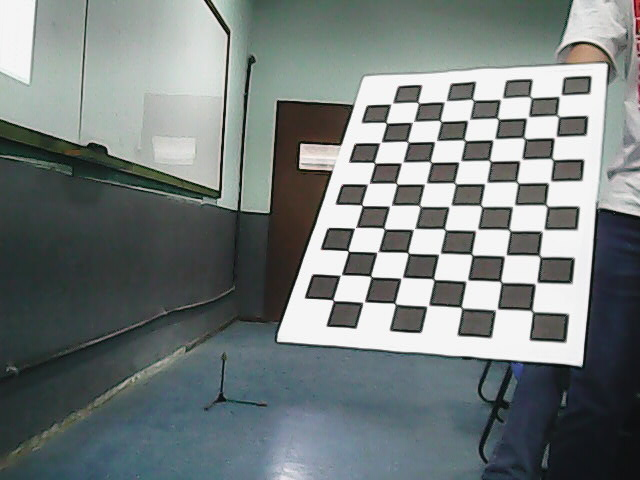
#> input picture materials/Material 07/my_photo-11.jpg, 640 x 480 px; its folder holds only this picture in this run
$ python pose_estimation.py
#> lines starting #> are read from the running program, lines starting #| are printed output that depends on the picture
# -*- coding: utf-8 -*-
"""pose_estimation.ipynb

Automatically generated by Colaboratory.

Original file is located at
    https://colab.research.google.com/drive/1MLdeRsj2uVRjwQrREPiXRFKXlRfIqQqg

<a href="https://colab.research.google.com/github/labviros/computer-vision-topics/blob/master/lesson07-pose_estimation_after_calibration/pose_estimation.ipynb" target="_parent"><img src="https://colab.research.google.com/assets/colab-badge.svg" alt="Open In Colab"/></a>

# Pose Estimation after Camera Calibration

Because the camera is calibrated the intrinsic parameters, as well as the radial distortion coeficients, are known. Also because we know the size of the squares of the chessboard, the pose of the pattern in each image can be estimated.
"""

import cv2
import numpy as np
import glob
import matplotlib.pyplot as plt


def draw(img, corners, imgpts):
    corner = tuple(corners[0].astype(int).ravel())
    img = cv2.line(img, corner, tuple(imgpts[0].astype(int).ravel()), (255,0,0), 5)
    img = cv2.line(img, corner, tuple(imgpts[1].astype(int).ravel()), (0,255,0), 5)
    img = cv2.line(img, corner, tuple(imgpts[2].astype(int).ravel()), (0,0,255), 5)

    return img

# Load previously saved data
with np.load('CalibrationResults.npz') as X:
#> (reads materials/Material 07/CalibrationResults.npz from the repository)
    mtx, dist, _, _ = [X[i] for i in ('Kmtx','dist','rvecs','tvecs')]


print(mtx)
print(dist)


criteria = (cv2.TERM_CRITERIA_EPS + cv2.TERM_CRITERIA_MAX_ITER, 30, 0.001)

# Chessboard parameters
square_size = 50
# l - lines, c - columns
l=7
c=10

# prepare 3D object points, like (0,0,0), (1,0,0), (2,0,0) ....,(6,5,0)
objp = np.zeros((l*c,3), np.float32)
objp[:,:2] = np.mgrid[0:c*square_size:square_size,0:l*square_size:square_size].T.reshape(-1,2)

# Axis size that will be plotted on the image
axis = np.float32([[100,0,0], [0,100,0], [0,0,100]]).reshape(-1,3)
print(axis)

images = glob.glob('./*.jpg')

for fname in images:
    img = cv2.imread(fname)
#> img is the input picture: shape (480, 640, 3); mean B, G, R 124.5, 124.8, 117.1
    gray = cv2.cvtColor(img,cv2.COLOR_BGR2GRAY)
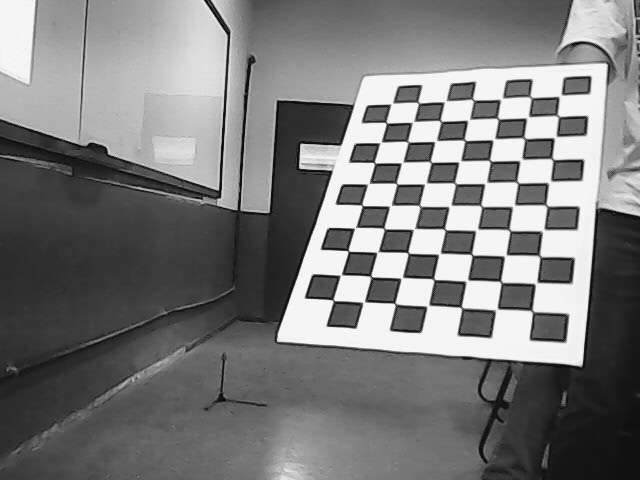
#> gray: shape (480, 640); min 0, max 255, mean 122.5
    ret, corners = cv2.findChessboardCorners(gray, (c,l),None)
#> ret = True; corners = 70 rows, first 8: [558.4, 96.64], [558.7, 116.7], [553.7, 138.3], [552.5, 159.2], [548.5, 180.5], [546.6, 205.6], [542, 230], [539.8, 256.5]
    img = cv2.cvtColor(img,cv2.COLOR_BGR2RGB)

    if ret == True:
        corners2 = cv2.cornerSubPix(gray,corners,(11,11),(-1,-1),criteria)
#> corners2 = 70 rows, first 8: [560, 95.86], [557.8, 116.3], [555, 137.3], [552.4, 159.2], [549.4, 182.1], [546.5, 205.6], [542.9, 230.4], [539.6, 256.2]

        # Find the rotation and translation vectors.
        _,rvecs, tvecs, inliers = cv2.solvePnPRansac(objp, corners2, mtx, dist)
#> rvecs = [-0.199, 0.82, 1.66]; tvecs = [477.9, -300.5, 1439.4]; inliers = 65 values from 0 to 69

        # project 3D points to image plane
        imgpts, jac = cv2.projectPoints(axis, rvecs, tvecs, mtx, dist)
#> imgpts = [[555.2, 137.6], [501.5, 98.93], [563.7, 138.7]]

        img = draw(img,corners2,imgpts)
#> in draw, `corner = tuple(corners[0].astype(int).ravel())`: corner = (560, 95)
#> in draw, `img = cv2.line(img, corner, tuple(imgpts[2].astype(int).ravel()), (0,0..`:
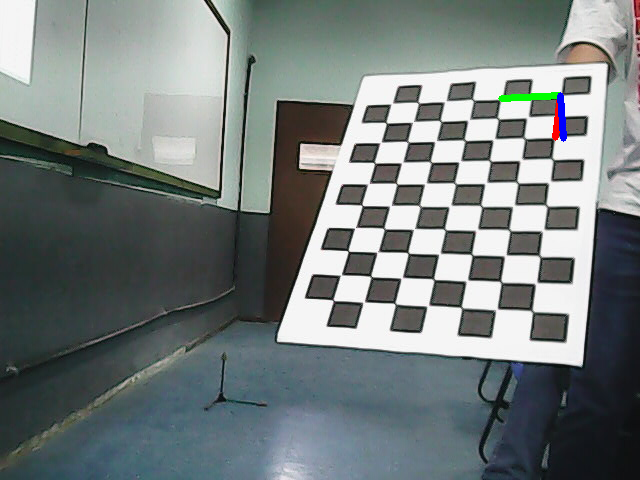
#> img: shape (480, 640, 3); mean R, G, B 116.7, 124.7, 124.2
        # When using Colab, we can not use cv2.imshow. So we are showing images
        # with matplotlib.pyplot
        fig = plt.figure(figsize=(5,5))
        plt.imshow(img)

        # [6 lines of commented-out code are left out]
